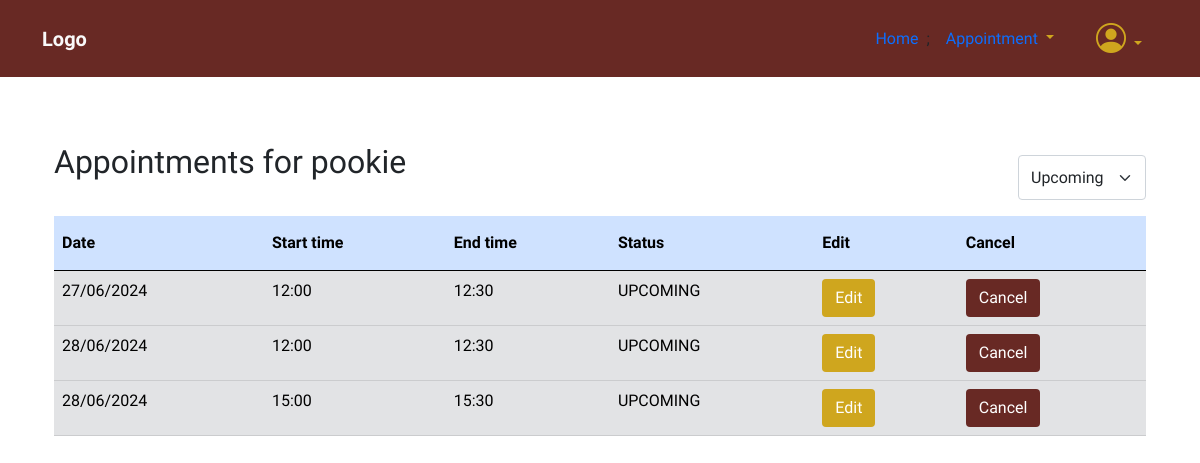
/forms/viewappointment.php (signed in), run on the app's committed database.
### tables this page shows
CREATE TABLE `patient` (
  `patient_id` int(11) NOT NULL,
  `patient_name` varchar(255) NOT NULL,
  `patient_dob` date NOT NULL,
  `patient_phoneNo` int(11) NOT NULL,
  `patient_email` varchar(255) NOT NULL,
  `patient_password` varchar(255) NOT NULL,
  `patient_status` varchar(45) NOT NULL DEFAULT 'NEW',
  `last_updated_by` varchar(255) NOT NULL,
  `last_updated_datetime` datetime NOT NULL,
  `payment_status` varchar(45) NOT NULL,
  `amount_payable` float NOT NULL DEFAULT 0,
  `is_verified` tinyint(1) NOT NULL DEFAULT 0
);

CREATE TABLE `appointment` (
  `appointment_id` int(11) NOT NULL,
  `appointment_date` date NOT NULL,
  `appointment_start_time` time NOT NULL,
  `appointment_end_time` time NOT NULL,
  `appointment_status` varchar(45) NOT NULL DEFAULT 'UPCOMING',
  `booked_by` varchar(255) NOT NULL,
  `booked_datetime` datetime NOT NULL,
  `patient_id` int(11) NOT NULL,
  `queue_no` int(11) NOT NULL,
  `appointment_remarks` varchar(255) DEFAULT NULL
);

### forms/viewappointment.php (the view, shortened to what this page needs)
<?php
include "../db_connect.php";
$patient_id = $_SESSION['patient_id'];
$query = "SELECT patient_name FROM patient WHERE patient_id = ?";
$stmt = $conn->prepare($query);
$stmt->bind_param("i", $patient_id);
$stmt->execute();
$stmt->bind_result($patient_name);
$status = isset($_GET['status']) ? $_GET['status'] : 'UPCOMING';
$query = "SELECT appointment_id, appointment_date, TIME_FORMAT(appointment_start_time, '%H:%i') AS formatted_start_time, TIME_FORMAT(appointment_end_time, '%H:%i') AS formatted_end_time, appointment_status FROM appointment WHERE patient_id = ? AND appointment_status = ? ORDER BY appointment_date";
$stmt = $conn->prepare($query);
$stmt->bind_param("is", $patient_id, $status);
$stmt->execute();
$result = $stmt->get_result();
$appointments = [];
while ($row = $result->fetch_assoc()) {
    $appointments[] = $row;
}
?>
<!DOCTYPE html>
<html>
<head>
    <?php include '../links.php'; ?>
    <link rel="stylesheet" href="../style.css" />
    <link href="https://cdn.jsdelivr.net/npm/bootstrap@5.0.2/dist/css/bootstrap.min.css" rel="stylesheet">
</head>
<body>
    <?php include '../navbar.php'; ?>
    <div class="container mt-5">
        <div class="container mt-3">
            <div class="table-header-row">
                <h2 class="table-header-title">Appointments for <?php echo $patient_name; ?></h2>
                <div class="filter-dropdown">
                    <select class="form-select" id="filterStatus" onchange="filterAppointments()">
                        <option value="UPCOMING" <?php echo (!isset($_GET['status']) || $_GET['status'] == 'UPCOMING') ? 'selected' : ''; ?>>Upcoming</option>
                    </select>
                </div>
            </div>
            <table class="table table-hover table-secondary mt-3">
                <thead class="table-primary">
                    <tr>
                        <th>Date</th>
                        <th>Start time</th>
                        <th>End time</th>
                        <th>Status</th>
                        <?php if (isset($patient_id)) { ?>
                        <th>Edit</th>
                        <th>Cancel</th>
                        <?php } ?>
                    </tr>
                </thead>
                <?php foreach ($appointments as $apptData) {
                    $appt_id = $apptData['appointment_id'];
                    $appt_date = $apptData['appointment_date'];
                    $appt_start_time = $apptData['formatted_start_time'];
                    $appt_end_time = $apptData['formatted_end_time'];
                    $appt_status = $apptData['appointment_status'];
                ?>
                    <tr>
                        <td><?php echo date('d/m/Y', strtotime($appt_date)); ?></td>
                        <td><?php echo $appt_start_time; ?></td>
                        <td><?php echo $appt_end_time; ?></td>
                        <td><?php echo $appt_status; ?></td>
                        <?php if (isset($patient_id)) { ?>
                            <td>
                                <form action="editbooking.php" method="post">
                                    <button type="submit" class="btn btn-edit" name="edit" <?php echo ($appt_status === 'CANCELLED' || $appt_status === 'COMPLETED') ? 'disabled' : ''; ?>>Edit</button>
                                </form>
                            </td>
                            <td>
                                <button type="button" class="btn btn-cancel" onclick="updateModalContent('<?php echo $appt_date; ?>', '<?php echo $appt_start_time; ?>', '<?php echo $appt_end_time; ?>', '<?php echo $appt_id; ?>')" <?php echo ($appt_status === 'CANCELLED' || $appt_status === 'COMPLETED') ? 'disabled' : ''; ?>>Cancel</button>
                            </td>
                        <?php } ?>
                    </tr>
                <?php } ?>
            </table>
            <br>
        </div>
    </div>
</body>
</html>

### links.php (shortened to what this page needs)
<?php
echo '
<link href="https://cdn.jsdelivr.net/npm/bootstrap@5.0.2/dist/css/bootstrap.min.css" rel="stylesheet">
<script src="https://cdn.jsdelivr.net/npm/bootstrap@5.2.3/dist/js/bootstrap.bundle.min.js"></script>
<link rel="preconnect" href="https://fonts.googleapis.com">
<link rel="preconnect" href="https://fonts.gstatic.com" crossorigin>
<link href="https://fonts.googleapis.com/css2?family=Raleway:ital,wght@0,100..900;1,100..900&display=swap" rel="stylesheet">
<link rel="stylesheet" href="https://cdn.jsdelivr.net/npm/bootstrap-icons@1.11.3/font/bootstrap-icons.min.css">
<link rel="stylesheet" href="https://cdnjs.cloudflare.com/ajax/libs/font-awesome/6.5.2/css/all.min.css">
<script src="https://ajax.googleapis.com/ajax/libs/jquery/3.5.1/jquery.min.js"></script>
<link rel="stylesheet" href="https://code.jquery.com/ui/1.12.1/themes/base/jquery-ui.css">
<script src="//cdnjs.cloudflare.com/ajax/libs/timepicker/1.3.5/jquery.timepicker.min.js"></script>
<link rel="stylesheet" href="//cdnjs.cloudflare.com/ajax/libs/timepicker/1.3.5/jquery.timepicker.min.css">
<script src="https://code.jquery.com/ui/1.12.1/jquery-ui.js"></script>
<script src="https://code.jquery.com/ui/1.12.1/jquery-ui.js"></script>
<link rel="stylesheet" href="https://code.jquery.com/ui/1.12.1/themes/base/jquery-ui.css">
';

### navbar.php
<?php
echo '
<nav class="navbar navbar-expand-lg">
    <div class="container">
        <a class="navbar-brand" href="#">Logo</a>
        <button class="navbar-toggler" type="button" data-bs-toggle="collapse" data-bs-target="#navbarMenu" aria-controls="navbarSupportedContent" aria-expanded="false" aria-label="Toggle navigation">
            <i class="bi bi-list"></i>
        </button>
        <div class="collapse navbar-collapse" id="navbarMenu">
            <ul class="navbar-nav ms-auto">'; ?>
            <?php if (!isset($_SESSION["patient_id"])) { ?>
                <li class="nav-item">
                    <a class="nav-link active" aria-current="page" href="../index.php">Home</a>
                </li>
                <li class="nav-item">
                    <a class="nav-link" href="#about">About</a>
                </li>
                <li class="nav-item">
                    <a class="nav-link" href="#services">Services</a>
                </li>
                <li class="nav-item">
                    <a class="nav-link" href="#contact">Contact</a>
                </li>
<?php } else { ?>
                <li class="nav-item">
                    <a class="nav-link active" aria-current="page" href="../P_index.php">Home</a>
                </li>
<?php } ?>
<?php echo '
            </ul>; ' ?>
<?php
if (isset($_SESSION['patient_id'])) {
    echo '
        <div class="nav-item dropdown">
                <a class="nav-link dropdown-toggle" id="userDropdown" role="button" data-bs-toggle="dropdown" aria-expanded="false">
                Appointment
                </a>
            <ul class="dropdown-menu" aria-labelledby="apptDropdown">
                <li><a class="dropdown-item" href="booking.php">Book Appointment</a></li>
                <li><hr class="dropdown-divider"></li>
                <li><a class="dropdown-item" href="viewappointment.php">View Appointment</a></li>
            </ul>
        </div>
        <div class="nav-item dropdown">
            <a class="nav-link dropdown-toggle" href="#" id="userDropdown" role="button" data-bs-toggle="dropdown" aria-expanded="false">
                <i class="bi bi-person-circle"></i>
            </a>
            <ul class="dropdown-menu" aria-labelledby="userDropdown">
                <li><a class="dropdown-item" href="editprofile.php">Edit Profile</a></li>
                <li><hr class="dropdown-divider"></li>
                <li><a class="dropdown-item" href="changepassword.php">Change Password</a></li>
                <li><hr class="dropdown-divider"></li>
                <li><a class="dropdown-item" href="loggedOutSuccessful.php">Logout</a></li>
            </ul>
        </div>';
} else {
    echo '<ul class="nav navbar-nav">
            <a class="btn sign-up-btn" href="forms/register.php" role="button">Sign Up</a>
            <a class="btn login-btn" href="forms/login.php" role="button">Login</a>
          </ul>';
}
echo '    </div>
    </div>
</nav>';
?>

### style.css (style rules this page uses)
* { margin: 0; padding: 0; box-sizing: border-box; font-family: "Raleway", sans-serif; }
nav { background-color: #682924; }
.navbar-brand { color: #f9f9f9; font-size: 24px; font-weight: 600; }
.nav-link { color: #f9f9f9; font-size: 16px; font-weight: 500; text-decoration: none; }
.bi-person-circle { font-size: 30px; margin-left: 10px; margin-top: 5px; color: #CFA61E; }
.dropdown-toggle::after { color: #CFA61E; }
.table { width: 100%; border-collapse: collapse; margin-top: 20px; }
.table th { font-size: 16px; font-weight: 700; }
.table tr { font-size: 600; }
.table tr td { font-size: 16px; align-items: center; }
.table tr:nth-child(even) { background-color: #f9f9f9; }
.table tr th { padding-top: 15px; padding-bottom: 15px; }
.appointment .form-control, .appointment-add .form-control, .patient .form-control, .patient-add .form-control, .form-select { width: 100%; height: 45px; border-radius: 5px; padding: 0 15px; border: none; font-size: 16px; background-color: #f5f5f5; }
.form-select { margin-top: 30px; font-size: 16px; }

### forms/viewappointment.php (style rules this page uses)
.btn-edit { background-color: #CFA61E; color: #fff; }
.btn-cancel { background-color: #682924; color: #fff; }
.table-header-row { display: flex; align-items: center; justify-content: space-between; }
.table-header-title { margin: 0; }
.filter-dropdown { margin-left: 20px; }

### data on the page
patient: patient_name "pookie"
appointment: appointment_date "27/06/2024", appt_start_time "12:00", appt_end_time "12:30", appointment_status "UPCOMING"
appointment: appointment_date "28/06/2024", appt_start_time "12:00", appt_end_time "12:30", appointment_status "UPCOMING"
appointment: appointment_date "28/06/2024", appt_start_time "15:00", appt_end_time "15:30", appointment_status "UPCOMING"
